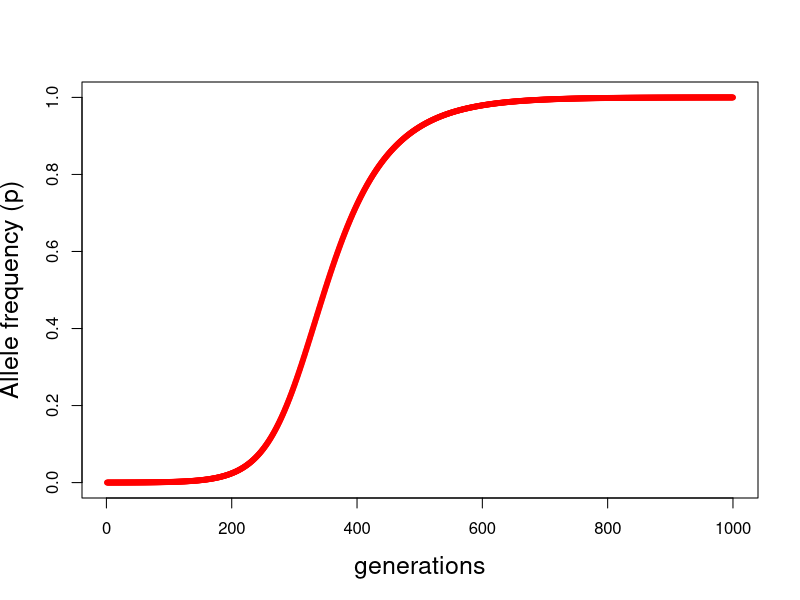
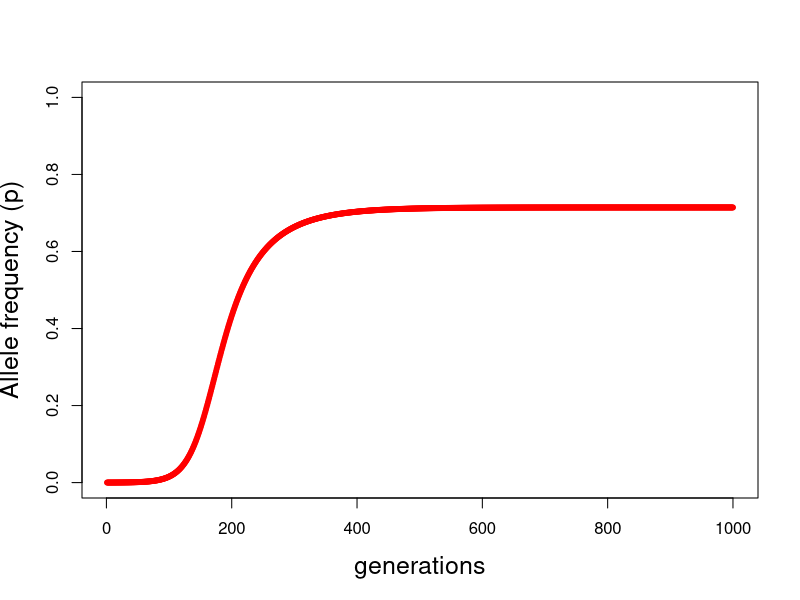
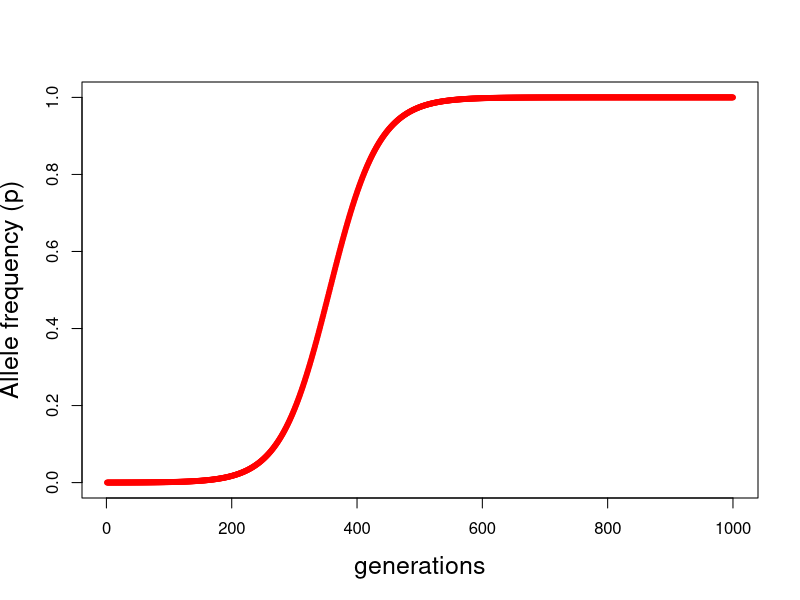
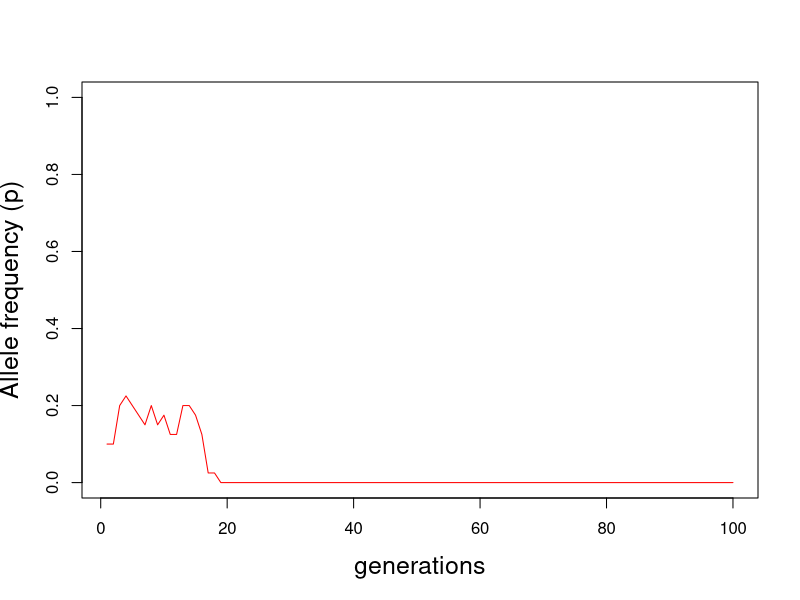
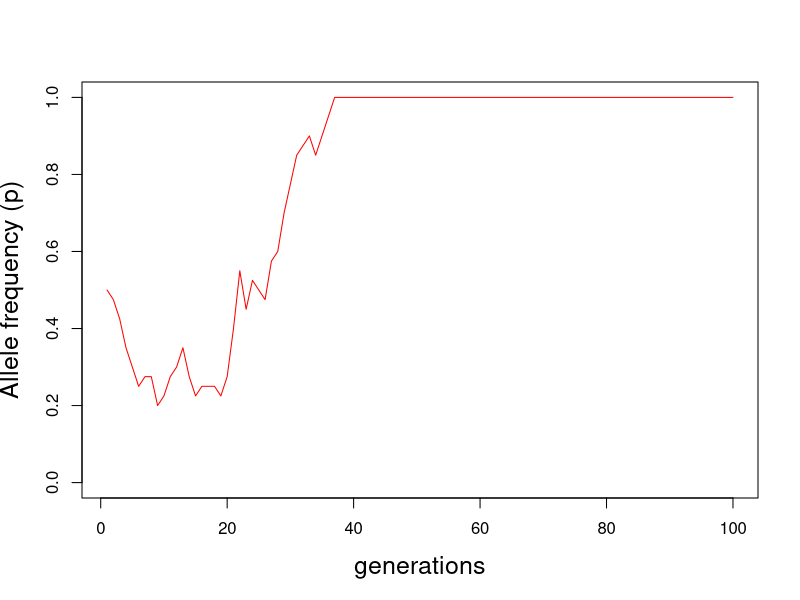
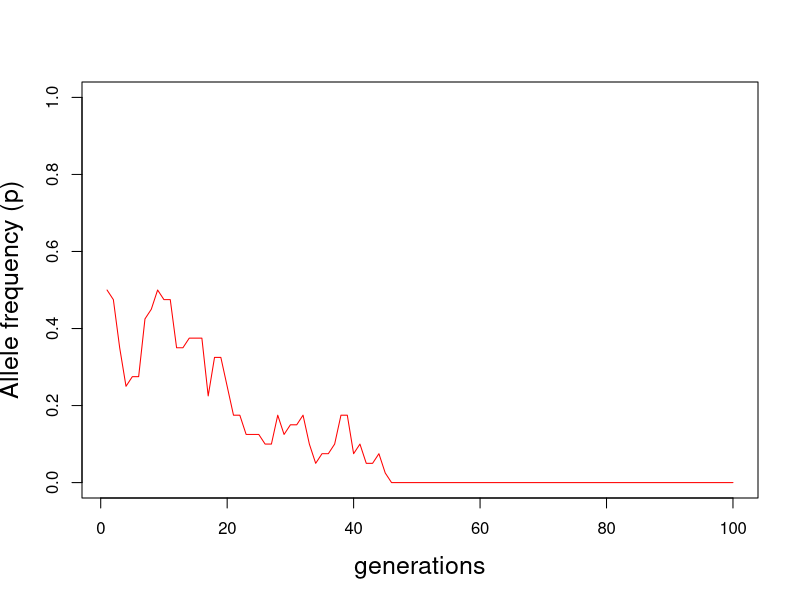
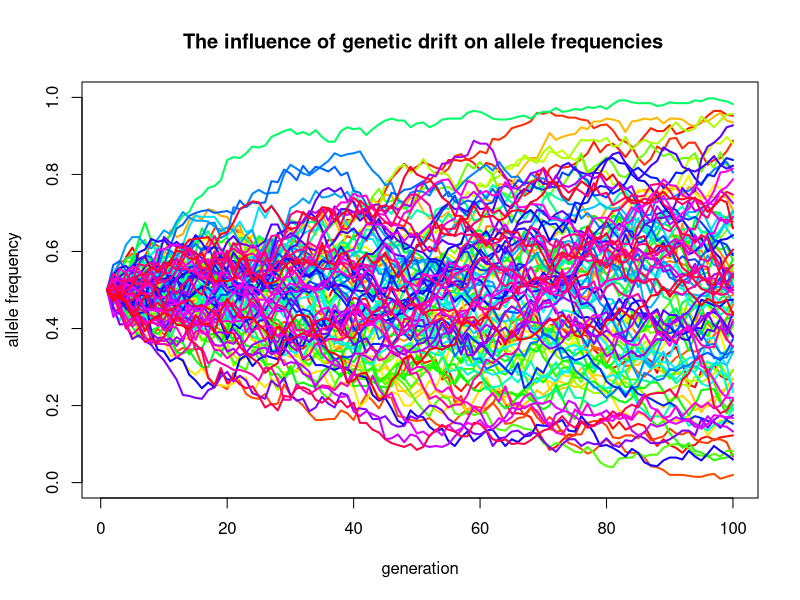
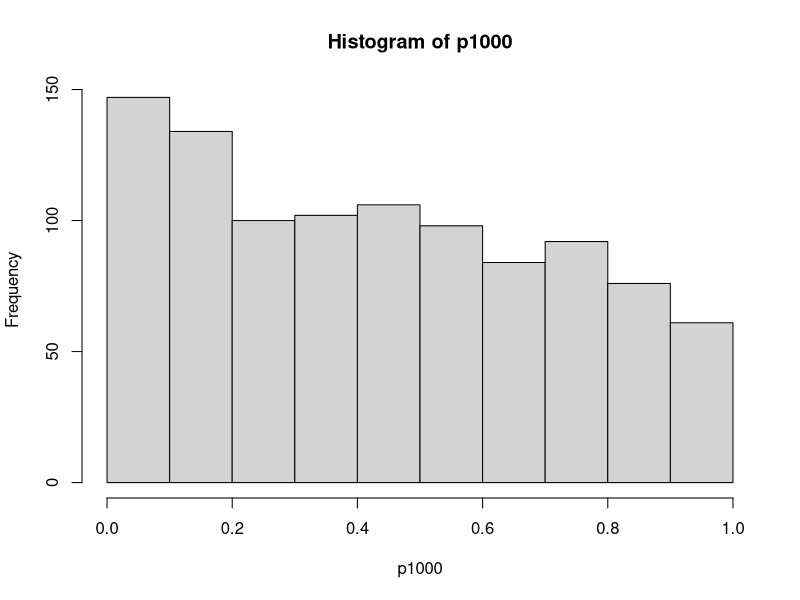

Here is the R script that generated these plots, in order:
## ---- chunk 1
knitr::opts_chunk$set(echo = TRUE)
## ---- chunk 2
p_t1 <- function(w_AA, w_Aa, w_aa, p_t0) {
        w_bar <- (w_AA * p_t0^2) + 
            (2 * w_Aa* p_t0 * (1 - p_t0)) + 
            (w_aa * (1- p_t0)^2) 
        
		p_t1 <- ((w_AA* p_t0^2) + (w_Aa)*p_t0*(1-p_t0)) / w_bar
        return(p_t1)}

p_t1(w_AA = 1, w_Aa = 0.975, w_aa = 0.95, p_t0 = 0.5)
## ---- chunk 3
diploid.selection <- function(p0 = 0.01, w_AA = 1, w_Aa = 0.9, w_aa, n = 100) {
    
# Initialize vectors to store p
p <- rep(NA,n) 
    
# starting conditions
p[1] <- p0 # starting allele frequencies

# now we need to loop from generation to generation
for ( i in 2:n) {
     w_bar <- (w_AA * p[i - 1]^2) + 
            (2 * w_Aa* p[i - 1] * (1 - p[i - 1])) + 
            (w_aa * (1- p[i - 1])^2) 
     
     p[i] <- ((w_AA * p[i - 1]^2) + (w_Aa)*p[i - 1]*(1-p[i - 1])) / w_bar
     rm(w_bar) 
	}
    
if (any(p > 0.9999)) {
    fixation <- min(which.max(p > 0.9999))
    cat("fixation for A1 occurs approximately at generation:", fixation )	
    } else {
        maxAlleleFreq <- max(p)
    	cat("fixation of A1 does not occur, max. allele frequency is: ", maxAlleleFreq)
    }
    
# Let's make the plot 
par(mfrow=c(1,1))
    
# 1. change in allele frequency over time
plot(x = 1:n, y = p, 
     xlab="generations", 
	 ylab="Allele frequency (p)", ylim = c(0,1),
	 pch = 20, col = "red", cex.lab = 1.5)

}
## ---- chunk 4
diploid.selection(p0 = 0.0001, w_AA = 1, w_Aa = 0.987, w_aa = 0.96, n = 1000)
## ---- chunk 5
diploid.selection(p0 = 0.0001, w_AA = 0.98, w_Aa = 1, w_aa = 0.95, n = 1000)
## ---- chunk 6
diploid.selection(p0 = 0.0001, w_AA = 1, w_Aa = 0.975, w_aa = 0.95, n = 1000)
## ---- chunk 7
GeneticDrift <- function(alleles, p0, gen){

    p <- rep(NA, gen)
    p[1] <- p0
    
    for (i in 2:gen) {
        allele_counts <- sample(c("A", "a"), 
                                size = alleles, replace = T,
                                prob = c(p[i-1], (1 - p[i-1])))
        
        p[i] <- sum(grepl("A", allele_counts))/alleles # allele frequency of "A"
	}

    plot(x = 1:gen, y = p, type = "l",
     xlab="generations", 
	 ylab="Allele frequency (p)", ylim = c(0,1),
	 pch = 20, col = "red", cex.lab = 1.5)

}
## ---- chunk 8
GeneticDrift(alleles = 40, p0 = 0.1, gen = 100)
## ---- chunk 9
GeneticDrift(alleles = 40, p0 = 0.5, gen = 100)
## ---- chunk 10
GeneticDrift(alleles = 40, p0 = 0.5, gen = 100)
## ---- chunk 11
GeneticDrift_v2 <- function(alleles, p0, gen){

    p <- rep(NA, gen)
    p[1] <- p0
    
    for (i in 2:gen) {
        allele_counts <- sample(c("A", "a"), 
                                size = alleles, replace = T,
                                prob = c(p[i-1], (1 - p[i-1])))
        
        p[i] <- sum(grepl("A", allele_counts))/alleles # allele frequency of "A"
    }
    return(p[gen]) # only keeping the last allele frequency in final generation.
}
## ---- chunk 12
GeneticDrift_v2(alleles = 40, p0 = 0.5, gen = 100)
## ---- chunk 13
Extinction_prob <- function( sims = 1000, alleles = 400, p0 = 0.5, gen = 100) {
    end_alleles <- replicate(sims, 
                             GeneticDrift_v2(alleles = alleles, p0 = p0, gen = gen))
    return(sum(end_alleles == 0)/sims) # how often does a run end in loss of "A" from pop
}
## ---- chunk 14
Extinction_prob(sims = 200, alleles = 400, p0 = 0.5, gen = 100)
Extinction_prob(sims = 200, alleles = 400, p0 = 0.25, gen = 100)
Extinction_prob(sims = 200, alleles = 400, p0 = 0.1, gen = 100)
## ---- chunk 15
GeneticDrift_v3 <- function(alleles, p0, gen){

    p <- rep(NA, gen)
    p[1] <- p0
    
    for (i in 2:gen) {
        allele_counts <- sample(c("A", "a"), 
                                size = alleles, replace = T,
                                prob = c(p[i-1], (1 - p[i-1])))
        
        p[i] <- sum(grepl("A", allele_counts))/alleles # allele frequency of "A"
    }
   return(p)   
}

sims <- 100 # number of simulations
gen <- 100 # number of generations

# This repeats the simulation sims times. 
drift_frequencies <- replicate(sims, 
    GeneticDrift_v3(alleles = 400, p0 = 0.5, gen = gen))

drift_frequencies <- t(drift_frequencies)

matplot(t(drift_frequencies), 
    ylim = c(0, 1), type = "l", lty = 1, col = rainbow(sims), lwd =2,
    ylab = "allele frequency", xlab = "generation",
    main = " The influence of genetic drift on allele frequencies")
## ---- chunk 16
x <- seq(from =1, to = 10, length.out = 20) # length.out is how many observations we will have
a <- 0.5 # intercept
b <- 0.1 # slope
y_deterministic <- a + b*x

y_simulated <- rnorm(length(x), mean = y_deterministic, sd = 2)

mod_sim <- lm(y_simulated ~ x)
p_val_slope <- summary(mod_sim)$coef[2,4] # extracts the p-value
p_val_slope
## ---- chunk 17
regression_sim <- function(sample_size, a, b, rse) {
    
x <- seq(from = 1, to = 10, length.out = sample_size) # length.out is how many observations we will have
a <- a # intercept
b <- b # slope

y_deterministic <- a + b*x

y_simulated <- rnorm(length(x), 
                     mean = y_deterministic, 
                     sd = rse)

mod_sim <- lm(y_simulated ~ x)
p_val_slope <- summary(mod_sim)$coef[2,4] # extracts the p-value
p_val_slope
}
## ---- chunk 18
regression_sim(a = 0.5, b = 0.1, rse = 2, sample_size = 20)
## ---- chunk 19
p1000 <- replicate(1000, 
                   regression_sim(a = 0.5, b = 0.1, rse = 2, sample_size = 20))

hist(p1000)
sum(p1000 <= 0.05)/length(p1000)
## ---- chunk 20
p1000 <- replicate(1000, 
                   regression_sim(a = 0.5, b = 0, rse = 2, sample_size = 20))

hist(p1000)
sum(p1000 <= 0.05)/length(p1000)
## ---- chunk 21
sample_sizes <- seq(from = 10, to = 100, by = 5)

pow <- rep (NA, length(sample_sizes))
for (i in 1:(length(sample_sizes))) {
   p <- replicate(1000,
             regression_sim(a = 0.5, b = 0.1, rse = 1.5, sample_size = sample_sizes[i]))
  pow[i] <- sum(p < 0.05)/length(p)}

plot(pow ~ sample_sizes, 
     ylab = "power", xlab = "sample size",
     pch = 20, col = "red")
